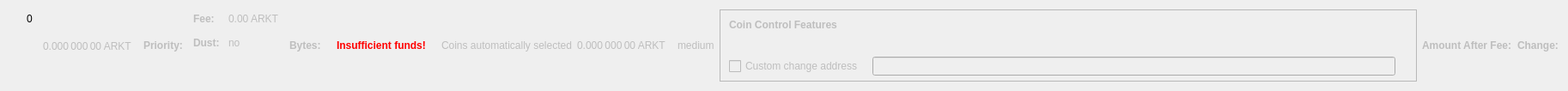
    <widget class="QWidget" name="dummyHideWidget" native="true">
     <property name="maximumSize">
      <size>
       <width>100</width>
       <height>22</height>
      </size>
     </property>
     <layout class="QHBoxLayout" name="dummyHideLayout">
      <item>
       <layout class="QFormLayout" name="formLayoutCoinControl1">
        <property name="horizontalSpacing">
         <number>10</number>
        </property>
        <property name="verticalSpacing">
         <number>14</number>
        </property>
        <property name="leftMargin">
         <number>10</number>
        </property>
        <property name="topMargin">
         <number>4</number>
        </property>
        <property name="rightMargin">
         <number>6</number>
        </property>
        <item row="0" column="1">
         <widget class="QLabel" name="labelCoinControlBytes">
          <property name="cursor">
           <cursorShape>IBeamCursor</cursorShape>
          </property>
          <property name="contextMenuPolicy">
           <enum>Qt::ActionsContextMenu</enum>
          </property>
          <property name="text">
           <string notr="true">0</string>
          </property>
          <property name="textInteractionFlags">
           <set>Qt::LinksAccessibleByMouse|Qt::TextSelectableByKeyboard|Qt::TextSelectableByMouse</set>
          </property>
         </widget>
        </item>
       </layout>
      </item>
      <item>
       <widget class="QLabel" name="labelCoinControlAfterFee">
        <property name="enabled">
         <bool>false</bool>
        </property>
        <property name="sizePolicy">
         <sizepolicy hsizetype="Fixed" vsizetype="Fixed">
          <horstretch>0</horstretch>
          <verstretch>0</verstretch>
         </sizepolicy>
        </property>
        <property name="minimumSize">
         <size>
          <width>111</width>
          <height>12</height>
         </size>
        </property>
        <property name="maximumSize">
         <size>
          <width>111</width>
          <height>12</height>
         </size>
        </property>
        <property name="cursor">
         <cursorShape>IBeamCursor</cursorShape>
        </property>
        <property name="contextMenuPolicy">
         <enum>Qt::ActionsContextMenu</enum>
        </property>
        <property name="text">
         <string notr="true">0.000 000 00 ARKT</string>
        </property>
        <property name="textInteractionFlags">
         <set>Qt::LinksAccessibleByMouse|Qt::TextSelectableByKeyboard|Qt::TextSelectableByMouse</set>
        </property>
       </widget>
      </item>
      <item>
       <widget class="QLabel" name="labelCoinControlPriorityText">
        <property name="enabled">
         <bool>false</bool>
        </property>
        <property name="font">
         <font>
          <weight>75</weight>
          <bold>true</bold>
         </font>
        </property>
        <property name="text">
         <string>Priority:</string>
        </property>
       </widget>
      </item>
      <item>
       <layout class="QHBoxLayout" name="horizontalLayout"/>
      </item>
      <item>
       <layout class="QFormLayout" name="formLayoutCoinControl3">
        <property name="horizontalSpacing">
         <number>10</number>
        </property>
        <property name="verticalSpacing">
         <number>14</number>
        </property>
        <property name="leftMargin">
         <number>6</number>
        </property>
        <property name="topMargin">
         <number>4</number>
        </property>
        <property name="rightMargin">
         <number>6</number>
        </property>
        <item row="0" column="0">
         <widget class="QLabel" name="labelCoinControlFeeText">
          <property name="enabled">
           <bool>false</bool>
          </property>
          <property name="font">
           <font>
            <weight>75</weight>
            <bold>true</bold>
           </font>
          </property>
          <property name="text">
           <string>Fee:</string>
          </property>
          <property name="margin">
           <number>0</number>
          </property>
         </widget>
        </item>
        <item row="0" column="1">
         <widget class="QLabel" name="labelCoinControlFee">
          <property name="enabled">
           <bool>false</bool>
          </property>
          <property name="cursor">
           <cursorShape>IBeamCursor</cursorShape>
          </property>
          <property name="contextMenuPolicy">
           <enum>Qt::ActionsContextMenu</enum>
          </property>
          <property name="text">
           <string notr="true">0.00 ARKT</string>
          </property>
          <property name="textInteractionFlags">
           <set>Qt::LinksAccessibleByMouse|Qt::TextSelectableByKeyboard|Qt::TextSelectableByMouse</set>
          </property>
         </widget>
        </item>
        <item row="1" column="0">
         <widget class="QLabel" name="labelCoinControlLowOutputText">
          <property name="enabled">
           <bool>false</bool>
          </property>
          <property name="font">
           <font>
            <weight>75</weight>
            <bold>true</bold>
           </font>
          </property>
          <property name="text">
           <string>Dust:</string>
          </property>
         </widget>
        </item>
        <item row="1" column="1">
         <widget class="QLabel" name="labelCoinControlLowOutput">
          <property name="enabled">
           <bool>false</bool>
          </property>
          <property name="cursor">
           <cursorShape>IBeamCursor</cursorShape>
          </property>
          <property name="contextMenuPolicy">
           <enum>Qt::ActionsContextMenu</enum>
          </property>
          <property name="text">
           <string>no</string>
          </property>
          <property name="textInteractionFlags">
           <set>Qt::LinksAccessibleByMouse|Qt::TextSelectableByKeyboard|Qt::TextSelectableByMouse</set>
          </property>
         </widget>
        </item>
       </layout>
      </item>
      <item>
       <widget class="QLabel" name="labelCoinControlBytesText">
        <property name="enabled">
         <bool>false</bool>
        </property>
        <property name="font">
         <font>
          <weight>75</weight>
          <bold>true</bold>
         </font>
        </property>
        <property name="text">
         <string>Bytes:</string>
        </property>
       </widget>
      </item>
      <item>
       <layout class="QFormLayout" name="formLayoutCoinControl2">
        <property name="horizontalSpacing">
         <number>10</number>
        </property>
        <property name="verticalSpacing">
         <number>14</number>
        </property>
        <property name="leftMargin">
         <number>6</number>
        </property>
        <property name="topMargin">
         <number>4</number>
        </property>
        <property name="rightMargin">
         <number>6</number>
        </property>
       </layout>
      </item>
      <item>
       <layout class="QHBoxLayout" name="horizontalLayoutCoinControl2">
        <property name="spacing">
         <number>8</number>
        </property>
        <property name="bottomMargin">
         <number>10</number>
        </property>
       </layout>
      </item>
      <item>
       <widget class="QLabel" name="labelCoinControlInsuffFunds">
        <property name="enabled">
         <bool>false</bool>
        </property>
        <property name="minimumSize">
         <size>
          <width>0</width>
          <height>0</height>
         </size>
        </property>
        <property name="font">
         <font>
          <weight>75</weight>
          <bold>true</bold>
         </font>
        </property>
        <property name="styleSheet">
         <string notr="true">color:red;font-weight:bold;</string>
        </property>
        <property name="text">
         <string>Insufficient funds!</string>
        </property>
        <property name="margin">
         <number>5</number>
        </property>
       </widget>
      </item>
      <item>
       <layout class="QFormLayout" name="formLayoutCoinControl4">
        <property name="horizontalSpacing">
         <number>10</number>
        </property>
        <property name="verticalSpacing">
         <number>14</number>
        </property>
        <property name="leftMargin">
         <number>6</number>
        </property>
        <property name="topMargin">
         <number>4</number>
        </property>
        <property name="rightMargin">
         <number>6</number>
        </property>
       </layout>
      </item>
      <item>
       <widget class="QLabel" name="labelCoinControlAutomaticallySelected">
        <property name="enabled">
         <bool>false</bool>
        </property>
        <property name="sizePolicy">
         <sizepolicy hsizetype="Fixed" vsizetype="Fixed">
          <horstretch>0</horstretch>
          <verstretch>0</verstretch>
         </sizepolicy>
        </property>
        <property name="minimumSize">
         <size>
          <width>0</width>
          <height>0</height>
         </size>
        </property>
        <property name="maximumSize">
         <size>
          <width>240</width>
          <height>16777215</height>
         </size>
        </property>
        <property name="text">
         <string>Coins automatically selected</string>
        </property>
        <property name="margin">
         <number>5</number>
        </property>
       </widget>
      </item>
      <item>
       <widget class="QLabel" name="labelCoinControlChange">
        <property name="enabled">
         <bool>false</bool>
        </property>
        <property name="sizePolicy">
         <sizepolicy hsizetype="Fixed" vsizetype="Fixed">
          <horstretch>0</horstretch>
          <verstretch>0</verstretch>
         </sizepolicy>
        </property>
        <property name="minimumSize">
         <size>
          <width>111</width>
          <height>0</height>
         </size>
        </property>
        <property name="maximumSize">
         <size>
          <width>111</width>
          <height>16777215</height>
         </size>
        </property>
        <property name="cursor">
         <cursorShape>IBeamCursor</cursorShape>
        </property>
        <property name="contextMenuPolicy">
         <enum>Qt::ActionsContextMenu</enum>
        </property>
        <property name="text">
         <string notr="true">0.000 000 00 ARKT</string>
        </property>
        <property name="textInteractionFlags">
         <set>Qt::LinksAccessibleByMouse|Qt::TextSelectableByKeyboard|Qt::TextSelectableByMouse</set>
        </property>
       </widget>
      </item>
      <item>
       <widget class="QLabel" name="labelCoinControlPriority">
        <property name="enabled">
         <bool>false</bool>
        </property>
        <property name="cursor">
         <cursorShape>IBeamCursor</cursorShape>
        </property>
        <property name="contextMenuPolicy">
         <enum>Qt::ActionsContextMenu</enum>
        </property>
        <property name="text">
         <string>medium</string>
        </property>
        <property name="textInteractionFlags">
         <set>Qt::LinksAccessibleByMouse|Qt::TextSelectableByKeyboard|Qt::TextSelectableByMouse</set>
        </property>
       </widget>
      </item>
      <item>
       <widget class="QFrame" name="frameCoinControl">
        <property name="sizePolicy">
         <sizepolicy hsizetype="Expanding" vsizetype="Expanding">
          <horstretch>0</horstretch>
          <verstretch>0</verstretch>
         </sizepolicy>
        </property>
        <property name="maximumSize">
         <size>
          <width>16777215</width>
          <height>16777215</height>
         </size>
        </property>
        <property name="frameShape">
         <enum>QFrame::StyledPanel</enum>
        </property>
        <property name="frameShadow">
         <enum>QFrame::Sunken</enum>
        </property>
        <layout class="QVBoxLayout" name="verticalLayoutCoinControl2_2">
         <property name="spacing">
          <number>0</number>
         </property>
         <property name="leftMargin">
          <number>0</number>
         </property>
         <property name="topMargin">
          <number>0</number>
         </property>
         <property name="rightMargin">
          <number>0</number>
         </property>
         <property name="bottomMargin">
          <number>6</number>
         </property>
         <item>
          <layout class="QVBoxLayout" name="verticalLayoutCoinControl" stretch="0,0,0,1">
           <property name="spacing">
            <number>0</number>
           </property>
           <property name="leftMargin">
            <number>10</number>
           </property>
           <property name="topMargin">
            <number>10</number>
           </property>
           <item>
            <layout class="QHBoxLayout" name="horizontalLayoutCoinControl1">
             <property name="bottomMargin">
              <number>15</number>
             </property>
             <item>
              <widget class="QLabel" name="labelCoinControlFeatures">
               <property name="enabled">
                <bool>false</bool>
               </property>
               <property name="sizePolicy">
                <sizepolicy hsizetype="Preferred" vsizetype="Maximum">
                 <horstretch>0</horstretch>
                 <verstretch>0</verstretch>
                </sizepolicy>
               </property>
               <property name="font">
                <font>
                 <weight>75</weight>
                 <bold>true</bold>
                </font>
               </property>
               <property name="styleSheet">
                <string notr="true">font-weight:bold;</string>
               </property>
               <property name="text">
                <string>Coin Control Features</string>
               </property>
              </widget>
             </item>
            </layout>
           </item>
           <item>
            <widget class="QWidget" name="widgetCoinControl" native="true">
             <property name="sizePolicy">
              <sizepolicy hsizetype="Preferred" vsizetype="Preferred">
               <horstretch>0</horstretch>
               <verstretch>0</verstretch>
              </sizepolicy>
             </property>
             <property name="minimumSize">
              <size>
               <width>0</width>
               <height>0</height>
              </size>
             </property>
             <property name="styleSheet">
              <string notr="true"/>
             </property>
             <layout class="QHBoxLayout" name="horizontalLayoutCoinControl5_2">
              <property name="leftMargin">
               <number>0</number>
              </property>
              <property name="topMargin">
               <number>0</number>
              </property>
              <property name="rightMargin">
               <number>0</number>
              </property>
              <property name="bottomMargin">
               <number>0</number>
              </property>
              <item>
               <layout class="QHBoxLayout" name="horizontalLayoutCoinControl3">
                <property name="spacing">
                 <number>20</number>
                </property>
                <property name="topMargin">
                 <number>0</number>
                </property>
                <property name="bottomMargin">
                 <number>10</number>
                </property>
               </layout>
              </item>
             </layout>
            </widget>
           </item>
           <item>
            <layout class="QHBoxLayout" name="horizontalLayoutCoinControl4" stretch="0,0,0">
             <property name="spacing">
              <number>12</number>
             </property>
             <property name="sizeConstraint">
              <enum>QLayout::SetDefaultConstraint</enum>
             </property>
             <property name="topMargin">
              <number>5</number>
             </property>
             <property name="rightMargin">
              <number>5</number>
             </property>
             <item>
              <widget class="QCheckBox" name="checkBoxCoinControlChange">
               <property name="enabled">
                <bool>false</bool>
               </property>
               <property name="toolTip">
                <string>If this is activated, but the change address is empty or invalid, change will be sent to a newly generated address.</string>
               </property>
               <property name="text">
                <string>Custom change address</string>
               </property>
              </widget>
             </item>
             <item>
              <widget class="QValidatedLineEdit" name="lineEditCoinControlChange">
               <property name="enabled">
                <bool>false</bool>
               </property>
               <property name="sizePolicy">
                <sizepolicy hsizetype="Expanding" vsizetype="Fixed">
                 <horstretch>0</horstretch>
                 <verstretch>0</verstretch>
                </sizepolicy>
               </property>
              </widget>
             </item>
             <item>
              <widget class="QLabel" name="labelCoinControlChangeLabel_2">
               <property name="sizePolicy">
                <sizepolicy hsizetype="Preferred" vsizetype="Expanding">
                 <horstretch>0</horstretch>
                 <verstretch>0</verstretch>
                </sizepolicy>
               </property>
               <property name="minimumSize">
                <size>
                 <width>0</width>
                 <height>0</height>
                </size>
               </property>
               <property name="text">
                <string/>
               </property>
               <property name="margin">
                <number>3</number>
               </property>
              </widget>
             </item>
            </layout>
           </item>
           <item>
            <spacer name="verticalSpacerCoinControl">
             <property name="orientation">
              <enum>Qt::Vertical</enum>
             </property>
             <property name="sizeHint" stdset="0">
              <size>
               <width>800</width>
               <height>1</height>
              </size>
             </property>
            </spacer>
           </item>
          </layout>
         </item>
        </layout>
       </widget>
      </item>
      <item>
       <widget class="QLabel" name="labelCoinControlAfterFeeText">
        <property name="enabled">
         <bool>false</bool>
        </property>
        <property name="minimumSize">
         <size>
          <width>0</width>
          <height>0</height>
         </size>
        </property>
        <property name="maximumSize">
         <size>
          <width>16777215</width>
          <height>16777215</height>
         </size>
        </property>
        <property name="font">
         <font>
          <weight>75</weight>
          <bold>true</bold>
         </font>
        </property>
        <property name="text">
         <string>Amount After Fee:</string>
        </property>
        <property name="alignment">
         <set>Qt::AlignLeading|Qt::AlignLeft|Qt::AlignVCenter</set>
        </property>
        <property name="margin">
         <number>0</number>
        </property>
       </widget>
      </item>
      <item>
       <widget class="QLabel" name="labelCoinControlChangeText">
        <property name="enabled">
         <bool>false</bool>
        </property>
        <property name="sizePolicy">
         <sizepolicy hsizetype="Preferred" vsizetype="Preferred">
          <horstretch>0</horstretch>
          <verstretch>0</verstretch>
         </sizepolicy>
        </property>
        <property name="minimumSize">
         <size>
          <width>0</width>
          <height>0</height>
         </size>
        </property>
        <property name="maximumSize">
         <size>
          <width>16777215</width>
          <height>16777215</height>
         </size>
        </property>
        <property name="font">
         <font>
          <weight>75</weight>
          <bold>true</bold>
         </font>
        </property>
        <property name="text">
         <string>Change:</string>
        </property>
        <property name="alignment">
         <set>Qt::AlignLeading|Qt::AlignLeft|Qt::AlignVCenter</set>
        </property>
       </widget>
      </item>
     </layout>
    </widget>
